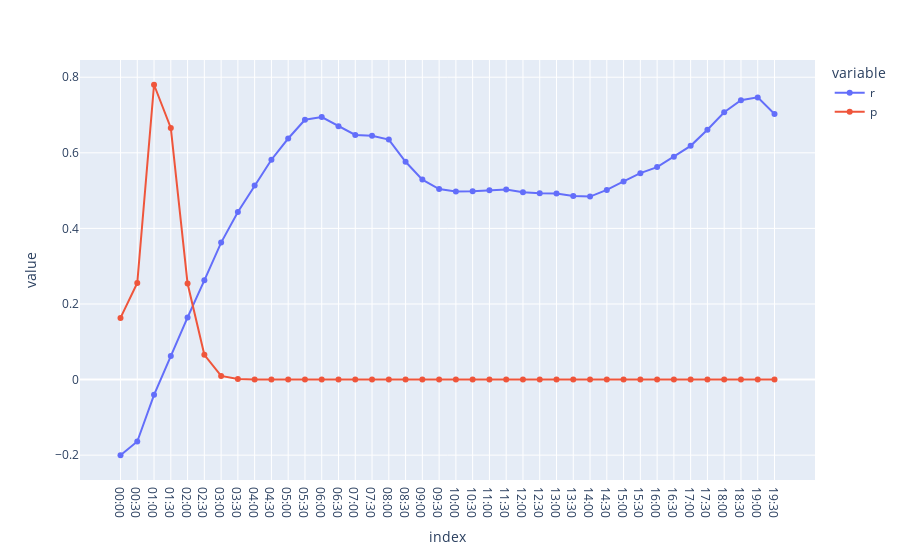
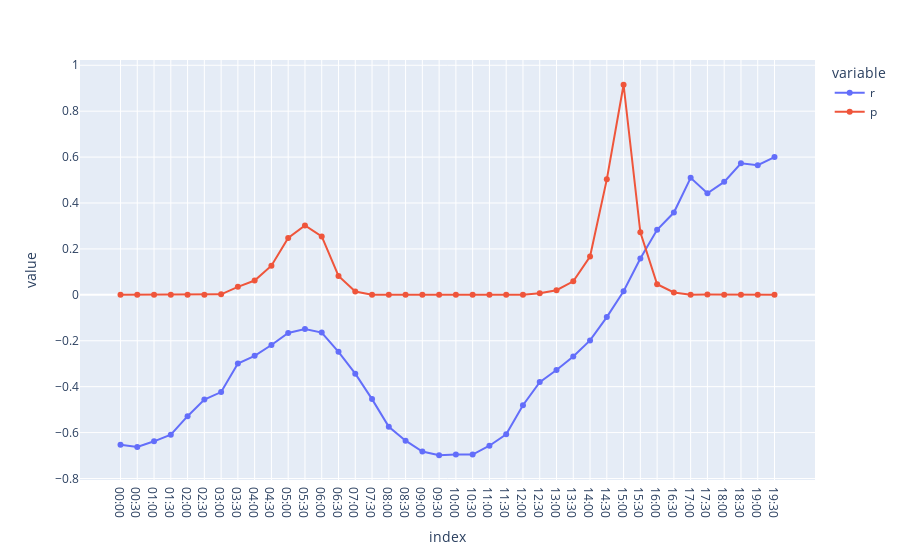
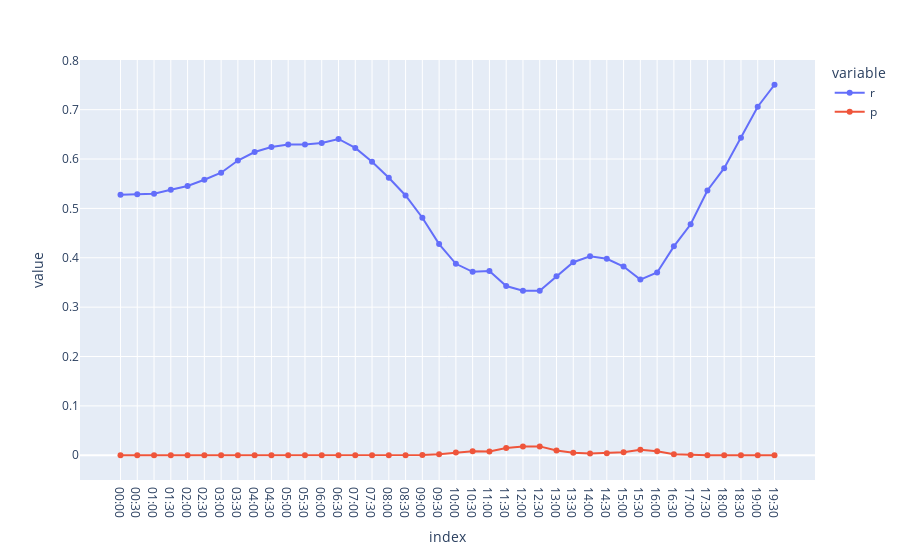

Here is the notebook cell these charts were saved with, in order:
### Code cell
subplotPearsonPerData("01-10-2018","31-10-2018",alt1, alt2, baix1, baix2, baix3)

### Figure 1 — Plotly figure (JSON) as saved in the notebook; plotly's stock layout.template omitted (floating-point values rounded to 4 significant figures)
{"data": [{"hovertemplate": "variable=r<br>index=%{x}<br>value=%{y}<extra></extra>", "legendgroup": "r", "line": {"color": "#636efa", "dash": "solid"}, "marker": {"symbol": "circle"}, "mode": "markers+lines", "name": "r", "orientation": "v", "showlegend": true, "type": "scatter", "x": ["00:00", "00:30", "01:00", "01:30", "02:00", "02:30", "03:00", "03:30", "04:00", "04:30", "05:00", "05:30", "06:00", "06:30", "07:00", "07:30", "08:00", "08:30", "09:00", "09:30", "10:00", "10:30", "11:00", "11:30", "12:00", "12:30", "13:00", "13:30", "14:00", "14:30", "15:00", "15:30", "16:00", "16:30", "17:00", "17:30", "18:00", "18:30", "19:00", "19:30"], "xaxis": "x", "y": [-0.2003, -0.1639, -0.0405, 0.06263, 0.1643, 0.2625, 0.3625, 0.4433, 0.5135, 0.5816, 0.6378, 0.6875, 0.6946, 0.6701, 0.6471, 0.645, 0.635, 0.5763, 0.529, 0.5041, 0.4975, 0.498, 0.501, 0.5031, 0.4956, 0.4929, 0.4923, 0.4858, 0.4841, 0.5019, 0.5242, 0.5461, 0.5622, 0.5893, 0.6184, 0.661, 0.7072, 0.7391, 0.7466, 0.7024], "yaxis": "y"}, {"hovertemplate": "variable=p<br>index=%{x}<br>value=%{y}<extra></extra>", "legendgroup": "p", "line": {"color": "#EF553B", "dash": "solid"}, "marker": {"symbol": "circle"}, "mode": "markers+lines", "name": "p", "orientation": "v", "showlegend": true, "type": "scatter", "x": ["00:00", "00:30", "01:00", "01:30", "02:00", "02:30", "03:00", "03:30", "04:00", "04:30", "05:00", "05:30", "06:00", "06:30", "07:00", "07:30", "08:00", "08:30", "09:00", "09:30", "10:00", "10:30", "11:00", "11:30", "12:00", "12:30", "13:00", "13:30", "14:00", "14:30", "15:00", "15:30", "16:00", "16:30", "17:00", "17:30", "18:00", "18:30", "19:00", "19:30"], "xaxis": "x", "y": [0.1632, 0.2554, 0.78, 0.6657, 0.2541, 0.06549, 0.009687, 0.001264, 0.000137, 9.428e-06, 6.308e-07, 3.486e-08, 2.197e-08, 1.024e-07, 3.813e-07, 4.291e-07, 7.308e-07, 1.189e-05, 7.822e-05, 0.0001894, 0.0002374, 0.000233, 0.0002105, 0.0001965, 0.0002527, 0.0002766, 0.0002817, 0.0003487, 0.0003679, 0.0002045, 9.328e-05, 4.095e-05, 2.149e-05, 6.719e-06, 1.703e-06, 1.749e-07, 9.398e-09, 8.848e-10, 4.81e-10, 1.306e-08], "yaxis": "y"}], "layout": {"legend": {"title": {"text": "variable"}, "tracegroupgap": 0}, "margin": {"t": 60}, "xaxis": {"anchor": "y", "domain": [0, 1], "title": {"text": "index"}}, "yaxis": {"anchor": "x", "domain": [0, 1], "title": {"text": "value"}}}}

### Figure 2 — Plotly figure (JSON) as saved in the notebook; plotly's stock layout.template omitted (floating-point values rounded to 4 significant figures)
{"data": [{"hovertemplate": "variable=r<br>index=%{x}<br>value=%{y}<extra></extra>", "legendgroup": "r", "line": {"color": "#636efa", "dash": "solid"}, "marker": {"symbol": "circle"}, "mode": "markers+lines", "name": "r", "orientation": "v", "showlegend": true, "type": "scatter", "x": ["00:00", "00:30", "01:00", "01:30", "02:00", "02:30", "03:00", "03:30", "04:00", "04:30", "05:00", "05:30", "06:00", "06:30", "07:00", "07:30", "08:00", "08:30", "09:00", "09:30", "10:00", "10:30", "11:00", "11:30", "12:00", "12:30", "13:00", "13:30", "14:00", "14:30", "15:00", "15:30", "16:00", "16:30", "17:00", "17:30", "18:00", "18:30", "19:00", "19:30"], "xaxis": "x", "y": [-0.6528, -0.6625, -0.6381, -0.6089, -0.5285, -0.4563, -0.4235, -0.2992, -0.2657, -0.2187, -0.1664, -0.1488, -0.1643, -0.2482, -0.3435, -0.4542, -0.575, -0.6352, -0.6827, -0.6988, -0.6956, -0.6959, -0.6572, -0.6074, -0.4808, -0.3801, -0.3277, -0.2689, -0.1986, -0.09696, 0.01546, 0.1582, 0.2835, 0.3584, 0.5095, 0.4425, 0.4921, 0.5728, 0.5647, 0.5999], "yaxis": "y"}, {"hovertemplate": "variable=p<br>index=%{x}<br>value=%{y}<extra></extra>", "legendgroup": "p", "line": {"color": "#EF553B", "dash": "solid"}, "marker": {"symbol": "circle"}, "mode": "markers+lines", "name": "p", "orientation": "v", "showlegend": true, "type": "scatter", "x": ["00:00", "00:30", "01:00", "01:30", "02:00", "02:30", "03:00", "03:30", "04:00", "04:30", "05:00", "05:30", "06:00", "06:30", "07:00", "07:30", "08:00", "08:30", "09:00", "09:30", "10:00", "10:30", "11:00", "11:30", "12:00", "12:30", "13:00", "13:30", "14:00", "14:30", "15:00", "15:30", "16:00", "16:30", "17:00", "17:30", "18:00", "18:30", "19:00", "19:30"], "xaxis": "x", "y": [2.786e-07, 1.605e-07, 6.205e-07, 2.702e-06, 7.964e-05, 0.0008671, 0.002181, 0.03476, 0.06221, 0.1271, 0.248, 0.3025, 0.2544, 0.08225, 0.01458, 0.000921, 1.255e-05, 7.218e-07, 4.715e-08, 1.672e-08, 2.063e-08, 2.016e-08, 2.169e-07, 2.909e-06, 0.0004093, 0.006472, 0.02016, 0.05899, 0.1669, 0.503, 0.9151, 0.2726, 0.04603, 0.01059, 0.0001573, 0.001294, 0.0002837, 1.382e-05, 1.939e-05, 4.132e-06], "yaxis": "y"}], "layout": {"legend": {"title": {"text": "variable"}, "tracegroupgap": 0}, "margin": {"t": 60}, "xaxis": {"anchor": "y", "domain": [0, 1], "title": {"text": "index"}}, "yaxis": {"anchor": "x", "domain": [0, 1], "title": {"text": "value"}}}}

### Figure 3 — Plotly figure (JSON) as saved in the notebook; plotly's stock layout.template omitted (floating-point values rounded to 4 significant figures)
{"data": [{"hovertemplate": "variable=r<br>index=%{x}<br>value=%{y}<extra></extra>", "legendgroup": "r", "line": {"color": "#636efa", "dash": "solid"}, "marker": {"symbol": "circle"}, "mode": "markers+lines", "name": "r", "orientation": "v", "showlegend": true, "type": "scatter", "x": ["00:00", "00:30", "01:00", "01:30", "02:00", "02:30", "03:00", "03:30", "04:00", "04:30", "05:00", "05:30", "06:00", "06:30", "07:00", "07:30", "08:00", "08:30", "09:00", "09:30", "10:00", "10:30", "11:00", "11:30", "12:00", "12:30", "13:00", "13:30", "14:00", "14:30", "15:00", "15:30", "16:00", "16:30", "17:00", "17:30", "18:00", "18:30", "19:00", "19:30"], "xaxis": "x", "y": [0.5279, 0.5284, 0.5297, 0.5377, 0.5453, 0.558, 0.5723, 0.597, 0.6142, 0.6244, 0.6293, 0.6297, 0.6325, 0.6407, 0.6226, 0.5945, 0.562, 0.5262, 0.4812, 0.4277, 0.3878, 0.3715, 0.3731, 0.3427, 0.3335, 0.3334, 0.3628, 0.391, 0.4031, 0.3979, 0.3822, 0.3559, 0.3702, 0.4231, 0.4678, 0.5364, 0.5814, 0.6432, 0.7061, 0.7505], "yaxis": "y"}, {"hovertemplate": "variable=p<br>index=%{x}<br>value=%{y}<extra></extra>", "legendgroup": "p", "line": {"color": "#EF553B", "dash": "solid"}, "marker": {"symbol": "circle"}, "mode": "markers+lines", "name": "p", "orientation": "v", "showlegend": true, "type": "scatter", "x": ["00:00", "00:30", "01:00", "01:30", "02:00", "02:30", "03:00", "03:30", "04:00", "04:30", "05:00", "05:30", "06:00", "06:30", "07:00", "07:30", "08:00", "08:30", "09:00", "09:30", "10:00", "10:30", "11:00", "11:30", "12:00", "12:30", "13:00", "13:30", "14:00", "14:30", "15:00", "15:30", "16:00", "16:30", "17:00", "17:30", "18:00", "18:30", "19:00", "19:30"], "xaxis": "x", "y": [8.147e-05, 7.996e-05, 7.617e-05, 5.664e-05, 4.226e-05, 2.548e-05, 1.408e-05, 4.723e-06, 2.099e-06, 1.264e-06, 9.809e-07, 9.629e-07, 8.336e-07, 5.411e-07, 1.381e-06, 5.298e-06, 2.165e-05, 8.691e-05, 0.0004042, 0.001949, 0.005389, 0.007896, 0.007619, 0.01485, 0.01796, 0.01797, 0.009614, 0.004997, 0.003697, 0.004218, 0.006166, 0.0112, 0.008133, 0.002201, 0.0006134, 5.947e-05, 9.514e-06, 4.727e-07, 1.018e-08, 3.493e-10], "yaxis": "y"}], "layout": {"legend": {"title": {"text": "variable"}, "tracegroupgap": 0}, "margin": {"t": 60}, "xaxis": {"anchor": "y", "domain": [0, 1], "title": {"text": "index"}}, "yaxis": {"anchor": "x", "domain": [0, 1], "title": {"text": "value"}}}}
